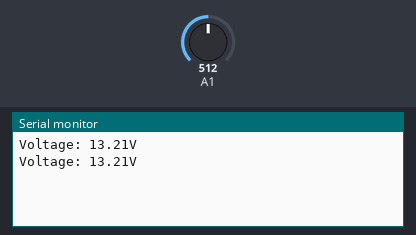
Bench run of a sketch on a simulated Arduino Uno, built with avr-gcc and run on an emulated ATmega328P. Shown: the last lines printed to the serial monitor. The inputs (shaded band) are chosen by the test bench; at power-on: A1 = 512.

Above: at 1.8 s.
1.9 s: A1 set to 716
At 2.5 s:
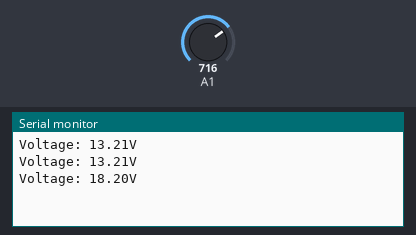
3.4 s: A1 set to 900
At 4.8 s:
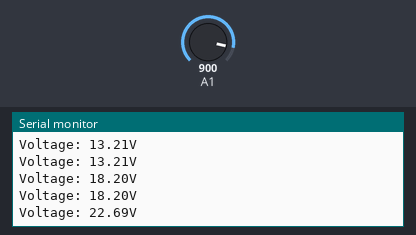
Timing chart, 0 to 6.4 s (numbered marks = the images above; inputs shaded):
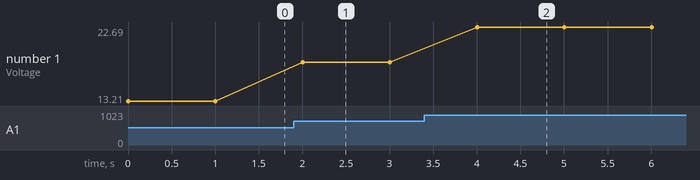

Measured:
- after the input at 1.9 s, the serial monitor: prints a new line after 0.10 s (image 1)
- after the input at 3.4 s, the serial monitor: prints a new line after 0.60 s (image 2)
- plotted number 1: 13.21 → 18.2 after the input at 1.9 s, 18.2 → 22.69 after the input at 3.4 s

The sketch:

voltage_sensor.ino.ino
```cpp
#include <Wire.h>
int val11;
float val2;


void setup()
{
  Serial.begin(9600);
}
void loop()
{
      float temp;
      val11=analogRead(A1);
      temp=val11/4.092;
      val2=((temp/10)+0.7);
      Serial.print("Voltage: ");
      Serial.print(val2);
      Serial.print("V");
      Serial.print("\n");

   delay(1000);
}
```
